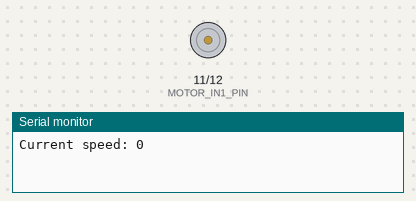
The sketch below on a simulated Arduino Nano, built with avr-gcc and run on an emulated ATmega328P. On the bench: motor-driver pin pairs drawn as motors (green arrow = first pin HIGH = forward, orange = second pin HIGH = backward, longer = more drive), the last lines printed to the serial monitor.

Above: at 1.5 s.
At 4.6 s:
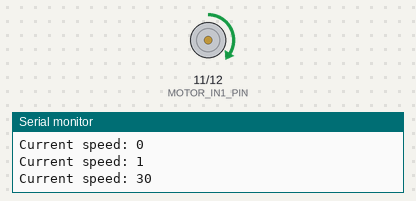
At 8.1 s:
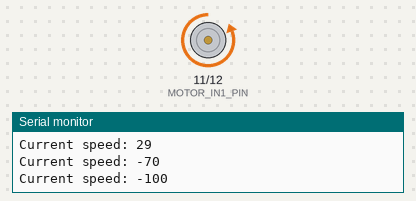
At 14.0 s:
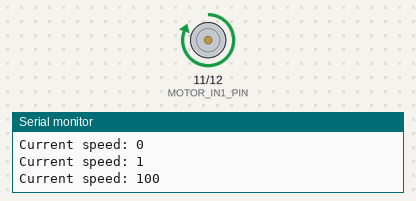
Timing chart, 0 to 15.6 s (numbered marks = the images above):
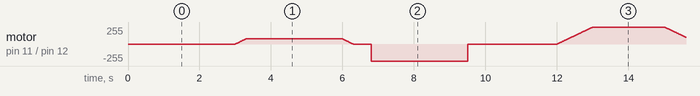

The sketch:

motor_test.ino
```cpp
#include "Arduino.h"
#include "motor.h"

Motor motor;

void setup() {
  motor.begin();
  Serial.begin(9600);
}

void loop() {
  motor.update();

  static unsigned long lastChangeTime = 0;
  static uint8_t state = 0;

  if (millis() - lastChangeTime > 3000) {
    lastChangeTime = millis();
    state = (state + 1) % 4;

    switch(state) {
      case 0: motor.forward(); break;
      case 1: motor.setSpeed(30); break;
      case 2: motor.backward(); break;
      case 3: motor.stop(); break;
    }
  }

  static unsigned long lastPrintTime = 0;
  if (millis() - lastPrintTime > 1000) {
    lastPrintTime = millis();
    Serial.print("Current speed: ");
    Serial.println(motor.getSpeed());
  }
}
```

motor.h
```cpp
#ifndef MOTOR_H
#define MOTOR_H

#include <Arduino.h>

#define MOTOR_IN1_PIN 11
#define MOTOR_IN2_PIN 12
#define PWM_RESOLUTION 255
#define RAMP_INTERVAL_MOTOR 10 //change interval (ms)

class Motor {
private:
  int8_t currentSpeed = 0;
  int8_t targetSpeed = 0;
  unsigned long prevUpdateTime = 0;

  void applySpeed(int8_t speed) {
    if (speed > 0) {
      analogWrite(MOTOR_IN1_PIN, map(speed, 0, 100, 0, PWM_RESOLUTION));
      digitalWrite(MOTOR_IN2_PIN, LOW);
    }
    else if (speed < 0) {
      digitalWrite(MOTOR_IN1_PIN, LOW);
      analogWrite(MOTOR_IN2_PIN, map(-speed, 0, 100, 0, PWM_RESOLUTION));
    }
    else {
      digitalWrite(MOTOR_IN1_PIN, LOW);
      digitalWrite(MOTOR_IN2_PIN, LOW);
    }
  }

public:
  void begin() {
    pinMode(MOTOR_IN1_PIN, OUTPUT);
    pinMode(MOTOR_IN2_PIN, OUTPUT);
    stop();
  }

  void setSpeed(int8_t speed) {
    targetSpeed = constrain(speed, -100, 100);
  }

  void forward() {
    setSpeed(100);
  }

  void backward() {
    setSpeed(-100);
  }

  void stop() {
    setSpeed(0);
  }

  void emergencyStop() {
    currentSpeed = 0;
    targetSpeed = 0;
    applySpeed(0);
  }

  void update() {
    unsigned long currentTime = millis();

    if (currentTime - prevUpdateTime >= RAMP_INTERVAL_MOTOR) {
      if (currentSpeed < targetSpeed) {
        currentSpeed++;
        applySpeed(currentSpeed);
      }
      else if (currentSpeed > targetSpeed) {
        currentSpeed--;
        applySpeed(currentSpeed);
      }
      prevUpdateTime = currentTime;
    }
  }

  int8_t getSpeed() {
    return currentSpeed;
  }
};
#endif
```
